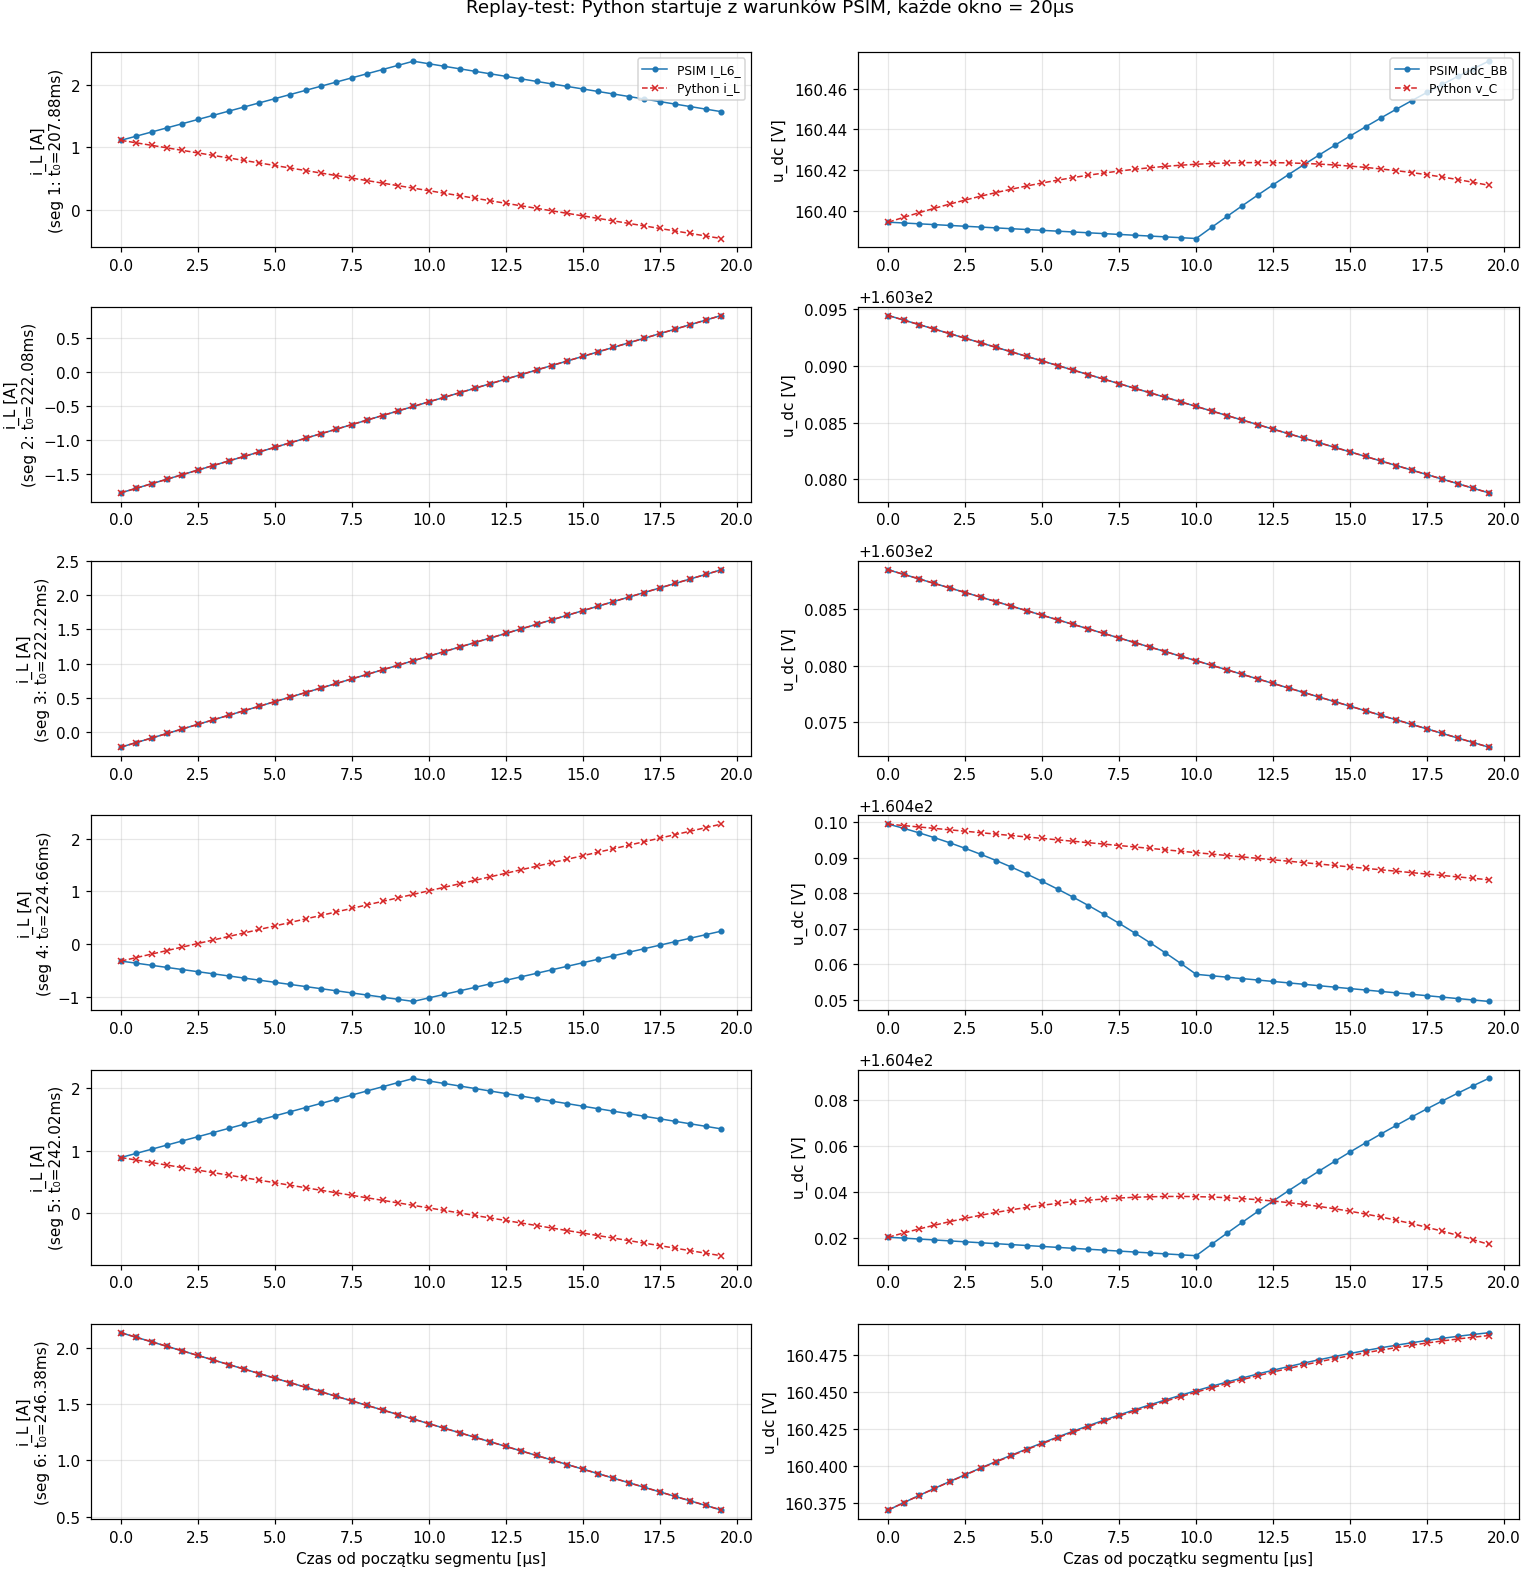

The Python source for this figure:
"""
Replay-test: walidacja 1:1 modelu Python z PSIM w "oknach" zapisanych w CSV.

Dane PSIM to 12 segmentów po 40 próbek (20 µs każdy). Dla każdego segmentu
inicjalizujemy symulator Pythona dokładnie tym, co PSIM ma w pierwszej próbce
(i_L, v_C, s, pamięć sterownika, stan filtra LPF) i puszczamy 20 µs do przodu.
Jeśli model jest matematycznie identyczny z PSIM — krzywe pokryją się 1:1.
"""

import numpy as np
import pandas as pd
import matplotlib
matplotlib.use("Agg")
import matplotlib.pyplot as plt

import demo_bangbang_estim as sim

CSV_PATH = "psim_bb_estim_wyniki.csv"
DT       = 0.5e-6
TS_CTRL  = 10e-6
N_PER_CTRL = int(round(TS_CTRL / DT))   # 20


def find_segments(df, dt_max=1e-6):
    t = df["Time"].values
    dt = np.diff(t)
    gaps = np.where(dt > dt_max)[0]
    starts = np.concatenate([[0], gaps + 1])
    ends   = np.concatenate([gaps + 1, [len(t)]])
    return list(zip(starts, ends))


def replay_segment(df_seg):
    """Symuluj Python startując z pierwszej próbki segmentu PSIM."""
    n = len(df_seg)
    # Stan początkowy z PSIM:
    iL = df_seg["I_L6_"].iloc[0]                 # rzeczywisty prąd cewki (BB)
    vC = df_seg["udc_BB"].iloc[0]                # napięcie wyjściowe
    s  = int(df_seg["pwmBB"].iloc[0])            # stan PWM

    # Stan sterownika na początku segmentu — wartości "static" z C-block:
    # PSIM zapisał iout_est_BB i iout_est_filt_BB w pierwszej próbce — to wartości
    # PO ostatnim wywołaniu sterownika sprzed startu segmentu.
    iout_est_init  = df_seg["iout_est_BB"].iloc[0]
    iout_filt_init = df_seg["iout_est_filt_BB"].iloc[0]

    # Stan filtra LPF: zakładamy że przed segmentem był ustalony (x1=x2=iout_est, y1=y2=iout_filt)
    x1 = iout_est_init;  x2 = iout_est_init
    y1 = iout_filt_init; y2 = iout_filt_init

    # Pamięć sterownika
    # i_old = i_act z poprzedniego wywołania sterownika.
    # Najlepsza dostępna estymata: iL_BB jest "delayed" wartością widzianą przez sterownik
    # więc iL_BB[0] ≈ i_act z poprzedniego cyklu, a iL_BB[?] z poprzedniego cyklu
    # nie ma — przyjmujemy i_old = iL_BB[0] (sterownik nie odpali w segmencie i tak,
    # bo segment ma 20µs = 1 cykl, a transition pwmBB jest na pozycji 19 modulo 20).
    i_old    = df_seg["iL_BB"].iloc[0]
    s_old    = s
    uout_old = vC
    iout_filt = iout_filt_init

    # Bufory na wynik
    t_arr  = np.zeros(n)
    iL_arr = np.zeros(n)
    vC_arr = np.zeros(n)
    s_arr  = np.zeros(n, dtype=np.int8)
    t_arr[0]=df_seg["Time"].iloc[0]; iL_arr[0]=iL; vC_arr[0]=vC; s_arr[0]=s

    # ZOH delay - nie wiemy dokładnie kiedy w segmencie wypadnie krok sterownika.
    # Z analizy: pwmBB zmienia się na pozycji 19 w segmencie (= 19 * 0.5µs = 9.5µs)
    # więc krok sterownika wypada między próbką 19 a 20. Liczymy od pozycji 19.
    # Przed tym krokiem sterownik nic nie robi — tylko fizyka.

    # Ale dla bezpieczeństwa: znajdźmy wszystkie próbki gdzie możemy wywołać sterownik.
    # Sterownik liczy się gdy "minęła pełna 10us". Bezpieczne kryterium: t mod Ts ≈ 0.
    t_start_seg = df_seg["Time"].iloc[0]

    # Wartości próbkowane (ZOH) — to co sterownik widział przy ostatnim wywołaniu
    i_L_prev_sample = df_seg["iL_BB"].iloc[0]    # to JEST opóźniona wartość!
    v_C_prev_sample = df_seg["udc_BB"].iloc[0]   # tu nie mamy "delayed" w PSIM, użyjmy bieżącej

    for k in range(1, n):
        t_now = df_seg["Time"].iloc[k]
        # Czy w tym kroku wypada nowy moment próbkowania sterownika?
        # Krok sterownika zawsze co 10µs. Sprawdźmy odległość od najbliższej wielokrotności.
        prev_t = t_arr[k-1]
        # Numer cyklu sterownika dla obu chwil:
        n_prev = int(np.floor(prev_t / TS_CTRL + 1e-9))
        n_curr = int(np.floor(t_now / TS_CTRL + 1e-9))
        if n_curr > n_prev:
            # nadszedł nowy krok sterownika
            i_act    = i_L_prev_sample
            uout_act = v_C_prev_sample

            iout_est = (1.0 - s_old) * 0.5 * (i_act + i_old) - sim.C * (uout_act - uout_old) / TS_CTRL
            iout_filt = sim.B0*iout_est + sim.B1*x1 + sim.B2*x2 - sim.A1*y1 - sim.A2*y2
            x2=x1; x1=iout_est; y2=y1; y1=iout_filt

            i_des = iout_filt * sim.u_ref / sim.V_in
            error_u = sim.u_ref - uout_act
            error_i = i_des - i_act
            s_new = 1 if (error_u + sim.wi * error_i) > 0 else 0
            if i_act >  sim.i_max: s_new = 0
            if i_act < -sim.i_max: s_new = 1

            s_old = s
            uout_old = uout_act
            i_old = i_act
            s = s_new

            i_L_prev_sample = iL
            v_C_prev_sample = vC

        # Fizyka — krok 0.5µs
        v_L = sim.V_in - (1.0 - s) * vC - sim.R_L * iL
        i_C = (1.0 - s) * iL - vC / sim.R_load
        iL = iL + v_L / sim.L * DT
        vC = vC + i_C / sim.C * DT

        t_arr[k]=t_now; iL_arr[k]=iL; vC_arr[k]=vC; s_arr[k]=s

    return t_arr, iL_arr, vC_arr, s_arr


def main():
    df = pd.read_csv(CSV_PATH).sort_values("Time").reset_index(drop=True)
    segs = find_segments(df)
    print(f"Znaleziono {len(segs)} segmentów ciągłych.")

    n_show = min(6, len(segs))
    fig, axes = plt.subplots(n_show, 2, figsize=(14, 2.4*n_show), sharex="row")
    if n_show == 1: axes = axes.reshape(1, 2)

    diffs_iL = []
    diffs_vC = []

    for i, (s_idx, e_idx) in enumerate(segs[:n_show]):
        seg = df.iloc[s_idx:e_idx].reset_index(drop=True)
        t_psim = seg["Time"].values
        iL_psim = seg["I_L6_"].values
        vC_psim = seg["udc_BB"].values

        t_py, iL_py, vC_py, s_py = replay_segment(seg)

        ax_i = axes[i, 0]
        ax_v = axes[i, 1]
        ax_i.plot((t_psim - t_psim[0])*1e6, iL_psim, "o-", color="C0", lw=1.0, ms=3, label="PSIM I_L6_")
        ax_i.plot((t_py   - t_py[0])  *1e6, iL_py,   "x--", color="C3", lw=1.0, ms=4, label="Python i_L")
        ax_i.set_ylabel(f"i_L [A]\n(seg {i+1}: t₀={t_psim[0]*1e3:.2f}ms)")
        ax_i.grid(alpha=0.3)
        if i == 0: ax_i.legend(loc="upper right", fontsize=8)

        ax_v.plot((t_psim - t_psim[0])*1e6, vC_psim, "o-", color="C0", lw=1.0, ms=3, label="PSIM udc_BB")
        ax_v.plot((t_py   - t_py[0])  *1e6, vC_py,   "x--", color="C3", lw=1.0, ms=4, label="Python v_C")
        ax_v.set_ylabel("u_dc [V]")
        ax_v.grid(alpha=0.3)
        if i == 0: ax_v.legend(loc="upper right", fontsize=8)

        d_iL = np.abs(iL_psim - iL_py).mean()
        d_vC = np.abs(vC_psim - vC_py).mean()
        diffs_iL.append(d_iL); diffs_vC.append(d_vC)
        print(f"Segment {i+1} (t₀={t_psim[0]*1e3:.3f}ms):  MAE i_L={d_iL:.4f} A   MAE u_dc={d_vC:.4f} V")

    axes[-1, 0].set_xlabel("Czas od początku segmentu [µs]")
    axes[-1, 1].set_xlabel("Czas od początku segmentu [µs]")
    fig.suptitle("Replay-test: Python startuje z warunków PSIM, każde okno = 20µs", y=1.001)
    plt.tight_layout()
    fname = "replay_test_bb_estim.png"
    plt.savefig(fname, dpi=110)
    print(f"\nMAE średnio: i_L = {np.mean(diffs_iL):.4f} A,  u_dc = {np.mean(diffs_vC):.4f} V")
    print(f"Zapisano wykres: {fname}")


if __name__ == "__main__":
    main()
